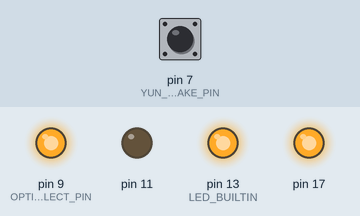
A sketch run on a simulated Arduino Leonardo, built with avr-gcc and run on an emulated ATmega32U4. Parts: output pins drawn as LEDs (lit = HIGH). The inputs (shaded band) are chosen by the test bench; at power-on: pin 7 (YUN_HANDSHAKE_PIN) HIGH.

Above: at 1.2 s.
1.3 s: pin 7 (YUN_HANDSHAKE_PIN) pulled LOW for 0.15 s
At 1.37 s:
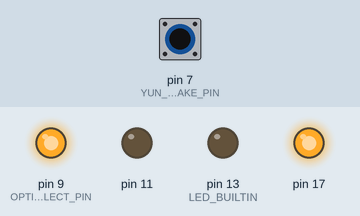
2.9 s: pin 7 (YUN_HANDSHAKE_PIN) pulled LOW for 3.2 s
At 6.6 s:
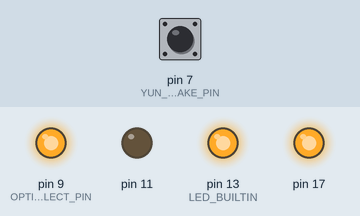
Timing chart, 0 to 8.1 s (numbered marks = the images above; inputs shaded):
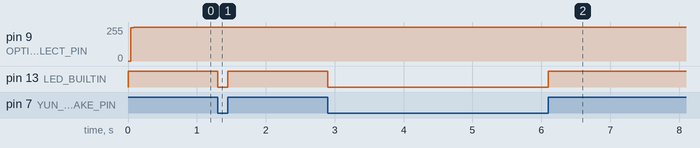

Measured:
- after the input at 1.3 s, pin 13 (LED_BUILTIN): HIGH → LOW at once, → HIGH 0.15 s later
- after the input at 2.9 s, pin 13 (LED_BUILTIN): HIGH → LOW at once, → HIGH 3.2 s later

The sketch:

OpticalFlowTest.ino
```cpp
#include <ADNS3080.h>
#include <SPI.h>
#include <Logging.h>
#include "config.h"

AP_OpticalFlow_ADNS3080 flowSensor(OPTICAL_FLOW_CHIP_SELECT_PIN, 0);
//SoftSPI SPI(OF_MOSI, OF_MISO, OF_SCLK);

void setup()
{
	startYunSerial();
	Log.Info("Optical SPI sensor test starting");

	pinMode(OPTICAL_FLOW_CHIP_SELECT_PIN, OUTPUT);
	pinMode(MISO, INPUT);
	pinMode(MOSI, OUTPUT);
	pinMode(SCK, OUTPUT);

	flowSensor.init();


	byte productID = flowSensor.read_register(ADNS3080_PRODUCT_ID);
	Log.Info("Product ID:  %X", productID);

	byte inverse_productID = flowSensor.read_register(ADNS3080_INVERSE_PRODUCT_ID);
	Log.Info("*Product ID: %X", inverse_productID);

	flowSensor.set_resolution(400);
	flowSensor.set_frame_rate_auto(false);
	flowSensor.set_shutter_speed_auto(false);
}

void loop()
{
	byte motion = flowSensor.read_register(ADNS3080_MOTION);
	bool motionDetected = motion & 0x80;
	byte surface_quality = flowSensor.read_register(ADNS3080_SQUAL);

	Log.Info("Motion: %T\t Surface quality: %d", motionDetected, surface_quality);

	if (motionDetected){
		int8_t dx = flowSensor.read_register(ADNS3080_DELTA_X);
		int8_t dy = flowSensor.read_register(ADNS3080_DELTA_Y);
		Log.Info("X: %d\nY: %d", dx, dy);
	}

	delay(500);
}

bool linuxBusy;

//////////////////////////////////////////////////////////////////////////
// Yun Serial

/**
* Set up the Arduino-Linux serial bridge
* Serial output from the Arduino is disabled until the Yun has finished booting
*/
void startYunSerial(){

	// Set up the handshake pin
	pinMode(YUN_HANDSHAKE_PIN, INPUT_PULLUP);
	pinMode(LED_BUILTIN, OUTPUT);

	Serial1.begin(115200);

	// Check the initial state of the handshake pin (LOW == Ready)
	_bootStatusChange();

	// Listen on the handshake pin for any changes
	attachInterrupt(4, _bootStatusChange, CHANGE);
}

/**
* Check the boot status of the Yun
*/
void _bootStatusChange(){
	linuxBusy = digitalRead(YUN_HANDSHAKE_PIN);
	digitalWrite(LED_BUILTIN, linuxBusy);

	// Disable log output until Linux boots
	if (linuxBusy){
		Log.Init(LOG_LEVEL_NOOUTPUT, &Serial1);
	}
	else{
		Log.Init(LOGGER_LEVEL, &Serial1);
	}
}
```

config.h
```cpp
#include "Arduino.h"
#include <Logging.h>

// Comms settings
const long SERIAL_BAUD = 115200;
const int LOGGER_LEVEL = LOG_LEVEL_DEBUG;


// Pin assignments
const byte RANGEFINDER_AN_PIN = A0;
const byte RANGEFINDER_CONTROL_PIN = 8;
const byte RANGEFINDER_POWER_PIN = 0;

const byte PIR_MOTION_PIN = 5;
const byte PIR_CONTROL_PIN = 0;

const byte OPTICAL_FLOW_CHIP_SELECT_PIN = 9;

const byte BUZZER_PIN = 12;

const byte LIDAR_TRIGGER_PIN = 0;
const byte LIDAR_DETECT_PIN = 0;
const byte LIDAR_CONTROL_PIN = 0;

const byte YUN_HANDSHAKE_PIN = 7;


// Timer config
const int CHECK_MOTION_INTERVAL = 1000;
const int MOTION_COOLDOWN = 5000; // Time left for the PIR sensor to cool down after a detection in ms

const int CHECK_FLOW_INTERVAL = 200;
const int FLOW_COOLDOWN = 2000; // Optical flow detection cooldown in ms

const int CHECK_RANGE_INTERVAL = 200;
const int RANGE_DETECT_THRESHOLD = 50; // Minimum threshold for range detection in cm. (Target must move at least this much)

const int LIDAR_CHECK_RANGE_INTERVAL = 200;
const int LIDAR_DETECT_THRESHOLD = 50;

const long LOG_TIMER_INTERVAL = 5000; // Time in between SD card log entries in ms.

const long XBEE_TRANSMIT_INTERVAL = 30000; // Time between XBee transmissions

// Misc

const byte COMMAND_CACHE_SIZE = 80;
const byte SEND_BUFFER_SIZE = 50;
const byte MIN_BASELINE_READS = 15; // Minimum number of reads needed to establish a baseline
const int BASELINE_READ_INTERVAL = 200; // Time between range baseline calibration reads
const int BASELINE_VARIANCE_THRESHOLD = 5; // Maximum acceptable range sensor baseline error in cm.

const int MOTION_INITIALISATION_TIME = 3000; // Time given for PIR sensor to calibrate in ms.
const byte MOTION_DETECTED = HIGH;

const byte OPTICAL_FLOW_MAX_RETRIES = 8;


// Commands
const char COMMAND_TERMINATOR = '$';
const char RESET_UVD_COUNT = 'q';
const char DISABLE_UVD = 'w';
const char ENABLE_UVD = 'e';

// Buzzer
const int BUZZER_BEEP_PERIOD = 10; // Beep length in ms
const int BUZZER_BEEP_QUIET_PERIOD = 50; // Beep 'downtime' in ms
const byte NUM_BEEPS_UVD = 0;
const byte NUM_BEEPS_PIR = 1;
const byte NUM_BEEPS_LIDAR = 2;
const byte NUM_BEEPS_OF = 0;

// JSON string tags
const char ID[] = "id";
const char VERSION[] = "version";
const char COUNT_UVD[] = "count_uvd";
const char UVD_RANGE[] = "uvd_range";
const char COUNT_PIR[] = "count_pir";
const char PIR_STATUS[] = "pir_status";
const char COUNT_OF[] = "count_of";
const char OF_X_OFFSET[] = "of_dx";
const char OF_Y_OFFSET[] = "of_dy";
const char OF_STATUS[] = "of_status";
const char OF_CONNECTED[] = "of_connected";
const char COUNT_LIDAR[] = "count_lidar";
const char LIDAR_RANGE[] = "lidar_range";
```
